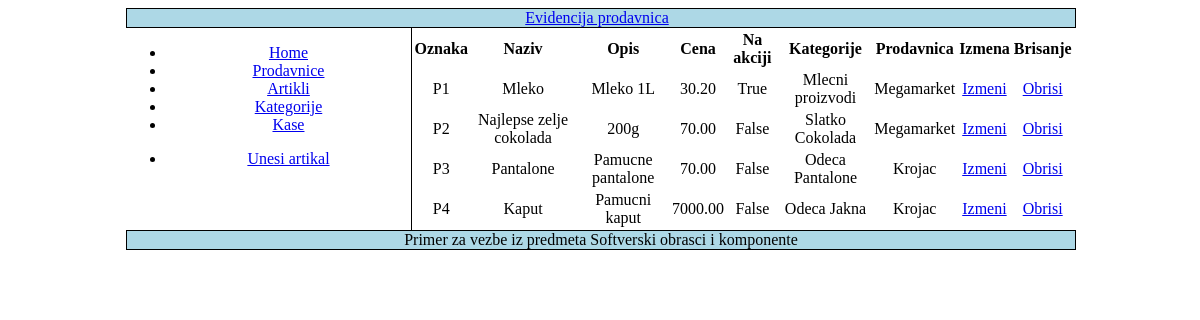
Page /artikli/ on the committed database.
### prodavnice/models.py (models this page shows, shortened)
class Artikal(models.Model):
    oznaka=models.CharField(max_length=20)
    naziv=models.CharField(max_length=50)
    opis=models.TextField(max_length=200)
    cena=models.DecimalField(max_digits=8,decimal_places=2)
    na_akciji=models.BooleanField('na akciji')
    kategorije=models.ManyToManyField(Kategorija)
    prodavnica=models.ForeignKey(Prodavnica,on_delete=models.CASCADE,)

class Kategorija(models.Model):
    oznaka=models.CharField(max_length=20)
    naziv=models.CharField(max_length=50)

class Prodavnica(models.Model):
    pib=models.CharField(max_length=20)
    naziv=models.CharField(max_length=50)
    adresa=models.CharField(max_length=40)
    broj_telefona=models.CharField('broj telefona',max_length=30)

### prodavnice/artikli_view.py (the view)
# urls.py: path('artikli/', artikli_view.lista_artikala, name='lista_artikala'),
def lista_artikala(request):
    title=apps.get_app_config('prodavnice').verbose_name
    artikli=Artikal.objects.all()
    return render(request,"lista_artikala.html",{"title":title,"artikli":artikli})

### prodavnice/templates/lista_artikala.html
{% extends "base.html" %}
{% block links %}
    <ul>
        <li><a href="{% url 'unos_artikla' %}">Unesi artikal</a></li>
    </ul>
{% endblock %}
{% block content %}
{% if artikli %}
    <table>
      <tr>
        <th>Oznaka</th>
        <th>Naziv</th>
        <th>Opis</th>
        <th>Cena</th>
        <th>Na akciji</th>
        <th>Kategorije</th>
        <th>Prodavnica</th>
        <th>Izmena</th>
        <th>Brisanje</th>
      </tr>
    {% for a in artikli %}
      <tr>
        <td>{{a.oznaka}}</td>
        <td>{{a.naziv}}</td>
        <td>{{a.opis}}</td>
        <td>{{a.cena}}</td>
        <td>{{a.na_akciji}}</td>
        <td>{% for k in a.kategorije.all %}
                {{k.naziv}}
            {% endfor %}
        </td>
        <td>{{a.prodavnica.naziv}}</td>
        <td><a href="{% url 'unos_artikla_p' id=a.id %}" >Izmeni</a> </td>
        <td><a href="{% url 'brisanje_artikla' id=a.id %}">Obrisi</a></td>
      </tr>
    {% endfor %}
    </table>
{% else %}
   <p>Nema artikala za prikaz</p>
{% endif %}
{% endblock %}

### prodavnice/static/style.css (style rules this page uses)
table { margin: 0 auto; }

### rows in the picture
Artikal: oznaka "P1", naziv "Mleko", opis "Mleko 1L", cena "30.20", na_akciji "True", prodavnica.naziv "Megamarket"
Kategorija: naziv "Mlecni proizvodi"
Artikal: oznaka "P2", naziv "Najlepse zelje cokolada", opis "200g", cena "70.00", na_akciji "False", prodavnica.naziv "Megamarket"
Kategorija: naziv "Slatko"
Kategorija: naziv "Cokolada"
Artikal: oznaka "P3", naziv "Pantalone", opis "Pamucne pantalone", cena "70.00", na_akciji "False", prodavnica.naziv "Krojac"
Kategorija: naziv "Odeca"
Kategorija: naziv "Pantalone"
Artikal: oznaka "P4", naziv "Kaput", opis "Pamucni kaput", cena "7000.00", na_akciji "False", prodavnica.naziv "Krojac"
Kategorija: naziv "Jakna"
